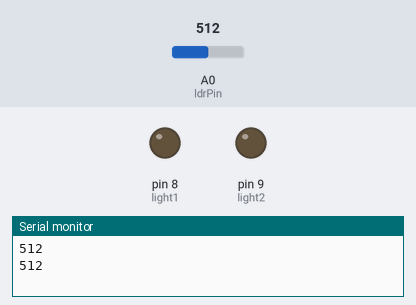
This sketch was run on a simulated Arduino Uno, built with avr-gcc and run on an emulated ATmega328P. On the bench: output pins drawn as LEDs (lit = HIGH), the last lines printed to the serial monitor. Inputs (shaded band) come from the test bench; at power-on: A0 (ldrPin) = 512.

Above: at 1.8 s.
1.9 s: A0 (ldrPin) set to 482
At 2.3 s:
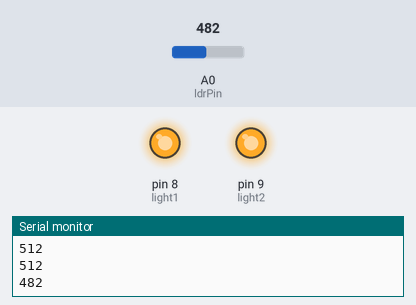
3.5 s: A0 (ldrPin) set to 510
At 5.1 s:
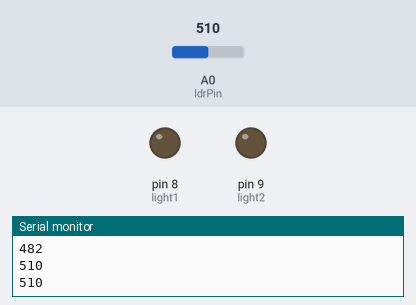
5.5 s: A0 (ldrPin) set to 490
At 6.6 s:
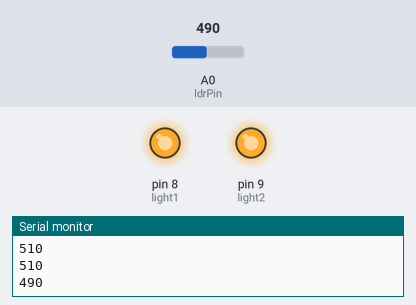
Timing chart, 0 to 8.5 s (numbered marks = the images above; inputs shaded):
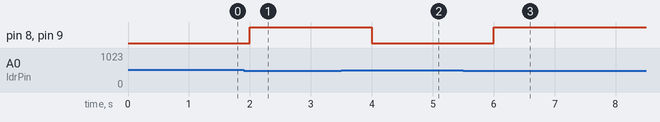

The sketch:

Street_Light.ino
```cpp
int ldrPin = A0;
int light1 = 8;
int light2 = 9;

void setup() {
  pinMode(light1, OUTPUT);
  pinMode(light2, OUTPUT);
  Serial.begin(9600);
}

void loop() {
  int ldrValue = analogRead(ldrPin);
  Serial.println(ldrValue);

  if (ldrValue < 500) { // Night condition
    digitalWrite(light1, HIGH);
    digitalWrite(light2, HIGH);
  } else {              // Day condition
    digitalWrite(light1, LOW);
    digitalWrite(light2, LOW);
  }

  // Simple fault detection logic (demo)
  if (ldrValue < 500 && digitalRead(light1) == LOW) {
    Serial.println("Fault detected in Street Light 1");
  }

  delay(1000);
}
```

Measured:
- the behaviour switches between 500 and 499 on A0 (ldrPin) (found by bisection; images 0 and 1)
- after the input at 1.9 s, pin 8 (light1), pin 9 (light2): LOW → HIGH after 0.10 s
- after the input at 3.5 s, pin 8 (light1), pin 9 (light2): HIGH → LOW after 0.50 s
- after the input at 5.5 s, pin 8 (light1), pin 9 (light2): LOW → HIGH after 0.50 s
